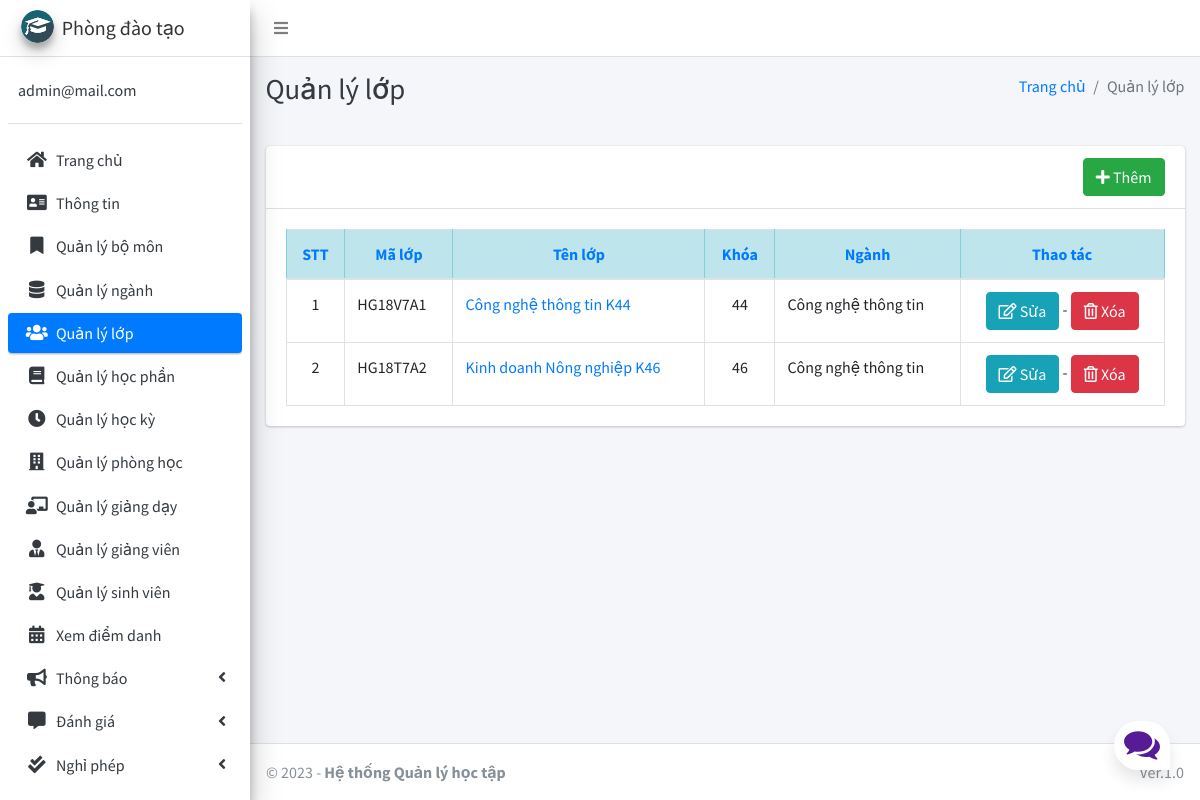
Page /grade/manage/ (signed in) on the committed database.
### main_app/models.py (models this page shows, shortened)
class CustomUser(AbstractUser):
    USER_TYPE = ((1, "PDT"), (2, "GV"), (3, "SV"))
    id = models.CharField(primary_key='True', max_length=10)
    username = None  # Removed username, using email instead
    email = models.EmailField(unique=True)
    user_type = models.CharField(default=1, choices=USER_TYPE, max_length=1)
    fcm_token = models.TextField(default="")  # For firebase notifications
    USERNAME_FIELD = "email"
    REQUIRED_FIELDS = []
    objects = CustomUserManager()

class Grade(models.Model):
    id = models.CharField(primary_key='True', max_length=50)
    name = models.CharField(max_length=120)
    course = models.IntegerField(max_length=5)
    major = models.ForeignKey(Major, on_delete=models.DO_NOTHING, null=True, blank=False)

class Major(models.Model):
    id = models.CharField(primary_key='True', max_length=50)
    name = models.CharField(max_length=120)
    department = models.ForeignKey(Department, on_delete=models.DO_NOTHING, null=True, blank=False)

### main_app/hod_views.py (the view)
# urls.py: path("grade/manage/", hod_views.manage_grade, name='manage_grade'),
def manage_grade(request):
    grades = Grade.objects.all()
    context = {
        'grades': grades,
        'page_title': 'Quản lý lớp'
    }
    return render(request, "hod_template/manage_grade.html", context)

### main_app/templates/hod_template/manage_grade.html (shortened to what this page needs)
{% extends 'main_app/base.html' %}
{% load static %}
{% block page_title %}{{page_title}}{% endblock page_title %}
{% block content %}
<section class="content">
    <div class="container-fluid">
        <div class="row">
            <div class="col-md-12">
                <div class="card">
                    <div class="card-header">
                        <div style="float: right;">
                            <a href="{% url 'add_grade' %}" class="btn btn-success"><i class="fas fa-plus"></i> Thêm</a>
                        </div>
                    </div>
                    <div class="card-body">
                        <table id="example2" class="table table-bordered table-hover">
                            <thead class="table-info text-primary text-center">
                                <tr>
                                    <th>STT</th>
                                    <th>Mã lớp</th>
                                    <th>Tên lớp</th>
                                    <th>Khóa</th>
                                    <th>Ngành</th>
                                    <th>Thao tác</th>
                                </tr>
                            </thead>
                            <tbody>
                                {% for grade in grades %}
                                <tr>
                                    <td class="text-center">{{ forloop.counter }}</td>
                                    <td>{{grade.id}}</td>
                                    <td><a href="{% url 'list_student' grade.id %}">{{grade.name}}</a></td>
                                    <td class="text-center">{{ grade.course }}</td>
                                    <td>{{grade.major.name}}</td>
                                    <td class="text-center">
                                        <a href="{% url 'edit_grade' grade.id %}" class="btn btn-info"><i class="far fa-edit"></i> Sửa</a> -
                                        <a href="{% url 'delete_grade' grade.id %}" onclick="return confirm('Bạn có chắc chắn muốn xóa lớp {{grade.name}}?')" class="btn btn-danger"><i class="far fa-trash-alt"></i> Xóa</a>
                                    </td>
                                </tr>
                                {% endfor %}
                            </tbody>
                        </table>
                    </div>
                </div>
            </div>
        </div>
    </div>
</section>
{% endblock content %}

### main_app/templates/main_app/sidebar_template.html (shortened to what this page needs)
{% load static %}
<aside class="main-sidebar sidebar-light-blue elevation-4">
    {% if request.user.user_type == '1' %}
        <a href="{% url 'admin_home' %}" class="brand-link">
            <img src="{% static 'dist/img/cmsl.png' %} " alt="AdminLTE Logo"
                 class="brand-image img-circle elevation-3">
            <span class="brand-text">Phòng đào tạo</span>
        </a>
        <div class="sidebar">
        <div class="user-panel mt-3 pb-3 mb-3 d-flex">
            <div class="info">
                <a href="#" class="d-block">{{ user }}</a>
            </div>
        </div>
        <nav class="mt-2">
        <ul class="nav nav-pills nav-sidebar flex-column" data-widget="treeview" role="menu" data-accordion="false">
        <li class="nav-item">
            {% url 'admin_home' as admin_home %}
            <a href="{{ admin_home }}" class="nav-link {% if admin_home == request.path %} active {% endif %}">
                <i class="nav-icon fas fa-home"></i>
                <p>
                    Trang chủ
                </p>
            </a>
        </li>
        <li class="nav-item">
            {% url 'admin_view_profile' as admin_view_profile %}
            <a href="{{ admin_view_profile }}"
               class="nav-link {% if admin_view_profile == request.path %} active {% endif %}">
                <i class="nav-icon fas fa-address-card"></i>
                <p>
                    Thông tin
                </p>
            </a>
        </li>
        <li class="nav-item">
            {% url 'manage_department' as manage_department %}
            <a href="{{ manage_department }}" class="nav-link {% if manage_department == request.path %} active {% endif %}">
                <i class="nav-icon fas fa-bookmark"></i>
                <p>
                    Quản lý bộ môn
                </p>
            </a>
        </li>
                <li class="nav-item">
                    {% url 'manage_major' as manage_major %}
                    {% url 'edit_major' department_id as edit_major %}
                    <a href="{{ manage_major }}"
                       class="nav-link  {% if edit_major == request.path or manage_major == request.path %} active {% endif %}">
                        <i class="nav-icon fas fa-database"></i>
                        <p>
                            Quản lý ngành
                        </p>
                    </a>
                </li>
                        <li class="nav-item">
                    {% url 'manage_grade' as manage_grade %}
                    {% url 'edit_grade' department_id as edit_grade %}
                    <a href="{{ manage_grade }}"
                       class="nav-link  {% if edit_grade == request.path or manage_grade == request.path %} active {% endif %}">
                        <i class="nav-icon fas fa-users"></i>
                        <p>
                            Quản lý lớp
                        </p>
                    </a>
                </li>
                        <li class="nav-item">
                    {% url 'manage_subject' as manage_subject %}
                    {% url 'edit_subject' subject_id as edit_subject %}
                    <a href="{{ manage_subject }}"
                       class="nav-link  {% if edit_subject == request.path or manage_subject == request.path %} active {% endif %}">
                        <i class="nav-icon fas fa-book"></i>
                        <p>
                            Quản lý học phần
                        </p>
                    </a>
                </li>
                        <li class="nav-item">
                    {% url 'manage_session' as manage_session %}
                    {% url 'edit_session' session_id as edit_session %}
                    <a href="{{ manage_session }}"
                       class="nav-link  {% if edit_session == request.path or manage_session == request.path %} active {% endif %}">
                        <i class="nav-icon fas fa-clock"></i>
                        <p>
                            Quản lý học kỳ
                        </p>
                    </a>
                </li>
                        <li class="nav-item">
                    {% url 'manage_room' as manage_room %}
                    {% url 'edit_room' room_id as edit_room %}
                    <a href="{{ manage_room }}"
                       class="nav-link {% if manage_room == request.path or request.path == edit_room %} active {% endif %}">
                        <i class="fas fa-building nav-icon"></i>
                        <p>
                            Quản lý phòng học
                        </p>
                    </a>
                </li>
                        <li class="nav-item">
                    {% url 'manage_assign' as manage_assign %}
                    {% url 'edit_assign' assign_id as edit_assign %}
                    <a href="{{ manage_assign }}"
                       class="nav-link {% if manage_assign == request.path or request.path == edit_assign %} active {% endif %}">
                        <i class="nav-icon fas fa-chalkboard-teacher"></i>
                        <p>
                            Quản lý giảng dạy
                        </p>
                    </a>
                </li>
                <li class="nav-item">
            {% url 'manage_staff' as manage_staff %}
            {% url 'edit_staff' staff_id as edit_staff %}
            <a href="{{ manage_staff }}"
               class="nav-link {% if manage_staff == request.path or request.path == edit_staff %} active {% endif %}">
                <i class="nav-icon fas fa-user-tie"></i>
                <p>
                    Quản lý giảng viên
                </p>
            </a>
        </li>
        <li class="nav-item">
            {% url 'manage_student' as manage_student %}
            {% url 'edit_student' student_id as edit_student %}
            <a href="{{ manage_student }}"
               class="nav-link  {% if edit_student == request.path or manage_student == request.path %} active {% endif %}">
                <i class="nav-icon fas fa-user-graduate"></i>
                <p>
                    Quản lý sinh viên
                </p>
            </a>
        </li>
        <li class="nav-item">
            {% url 'admin_view_attendance' as admin_view_attendance %}
            <a href="{{ admin_view_attendance }}"
               class="nav-link  {% if admin_view_attendance == request.path %} active {% endif %}">
                <i class="nav-icon fas fa-calendar-alt"></i>
                <p>
                    Xem điểm danh
                </p>
            </a>
        </li>
        <li class="nav-item has-treeview">
            <a href="#" class="nav-link">
                <i class="nav-icon fas fa-bullhorn"></i>
                <p>
                    Thông báo
                    <i class="fas fa-angle-left right"></i>
                </p>
            </a>
        </li>
                <li class="nav-item has-treeview">
            <a href="#" class="nav-link">
                <i class="nav-icon fas fa-comment-alt"></i>
                <p>
                    Đánh giá
                    <i class="fas fa-angle-left right"></i>
                </p>
            </a>
        </li>
                <li class="nav-item has-treeview">
            <a href="#" class="nav-link">
                <i class="nav-icon fas fa-check-double"></i>
                <p>
                    Nghỉ phép
                    <i class="fas fa-angle-left right"></i>
                </p>
            </a>
        </li>
    {% endif %}
    <li class="nav-item">
        <a href="{% url 'user_logout' %}"
           onclick="return confirm('Bạn có chắc chắn muốn đăng xuất?')"
           class="nav-link">
        </a>
    </li>
    </ul>
    </nav>
    </div>
</aside>

### main_app/static/style.css (style rules this page uses)
* { box-sizing: border-box; margin: 0; padding: 0; }
body { font-family: 'Nunito', sans-serif; font-weight: 400; font-size: 100%; background: #F1F1F1; }
*, html { --primaryGradient: linear-gradient(93.12deg, #581B98 0.52%, #9C1DE7 100%); --secondaryGradient: linear-gradient(268.91deg, #581B98 -2.14%, #9C1DE7 99.69%); --primaryBoxShadow: 0px 10px 15px rgba(0, 0, 0, 0.1); --secondaryBoxShadow: 0px -10px 15px rgba(0, 0, 0, 0.1); --primary: #581B98; }

### rows in the picture
CustomUser: email "admin@mail.com"
Grade: id "HG18V7A1", name "Công nghệ thông tin K44", course "44", major.name "Công nghệ thông tin"
Grade: id "HG18T7A2", name "Kinh doanh Nông nghiệp K46", course "46", major.name "Công nghệ thông tin"

### other values in the picture
{{ page_title }} "Quản lý lớp"
